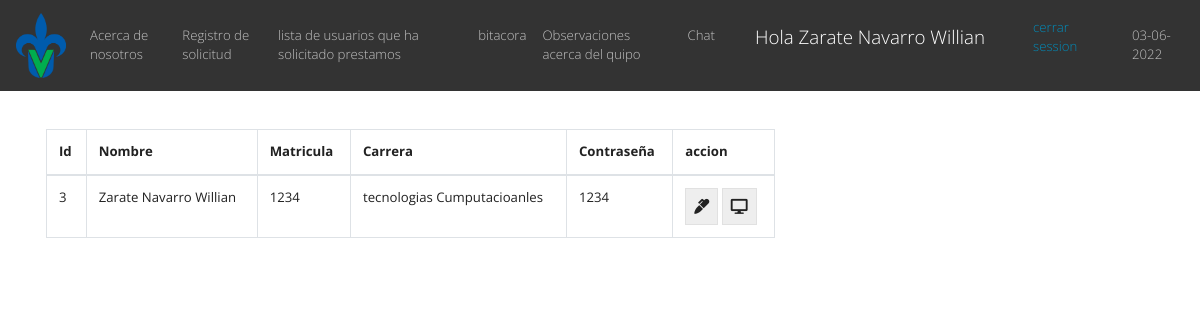
/estudiante.php (signed in), run on the app's committed database.
### tables this page shows
CREATE TABLE `usarios` (
  `id` int(11) NOT NULL AUTO_INCREMENT,
  `nombre` varchar(100) DEFAULT NULL,
  `matricula` varchar(100) DEFAULT NULL,
  `carrera` varchar(100) DEFAULT NULL,
  `id_rol` int(11) DEFAULT NULL,
  `pass` varchar(255) NOT NULL,
  PRIMARY KEY (`id`),
  KEY `fk_id_rol` (`id_rol`),
  CONSTRAINT `fk_id_rol` FOREIGN KEY (`id_rol`) REFERENCES `rol` (`id`)
);

### estudiante.php (the view, shortened to what this page needs)
<?php
include("db.php");
$username = $_SESSION['username'];
if(!isset($username)){
  header("location: login.php");
  }else{?>
<!DOCTYPE html>
<html lang="en">
  <head>
    <link rel="stylesheet" href="https://bootswatch.com/4/yeti/bootstrap.min.css">
    <link rel="stylesheet" href="https://use.fontawesome.com/releases/v5.6.3/css/all.css">
  </head>
  <body>
   <nav class="navbar navbar-expand-sm bg-dark navbar-dark">
  <a class="navbar-brand" >
    <img src="img/uv.png" alt="logo" style="width:50px;">
  </a>
  <ul class="navbar-nav">
    <li class="nav-item">
      <a class="nav-link" href="nosotros.php ">Acerca de nosotros</a>
    </li>
    <li class="nav-item">
      <a class="nav-link" href="Registro.php">Registro de solicitud</a>
    </li>
    <li class="nav-item">
      <a class="nav-link" href="prestamos.php">lista de usuarios que ha solicitado prestamos</a>
    </li>
    <li class="nav-item">
      <a class="nav-link" href="bitacora.php">bitacora</a>
    </li>
    <li class="nav-item">
      <a class="nav-link" href="observaciones.php">Observaciones acerca del quipo</a>
    </li>
    <li class="nav-item">
      <a class="nav-link" href="chat.php">Chat</a>
    </li>
    <li class="nav-item">
      <a class="nav-link" >             </a>
    </li>
     <li class="nav-item">
      <a class="nav-link" >              </a>
    </li>
     <li class="nav-item">
      <a class="navbar-brand"  tanindex="" alt="volver a la pagina principal">  Hola  <?php echo $username;} ?></a>
    </li>
    <li class="nav-item">
      <a class="nav-link" >             </a>
    </li>
     <li class="nav-item">
      <a class="nav-link" >              </a>
    </li>
    <li class="nav-item">
          <?php
                  echo "<a class='nav-item' href='includes/salir.php'  tabindex='' alt='cerrar mi session'>cerrar session </a>";
                ?>
    </li>
    <li class="nav-item">
      <a class="nav-link" >             </a>
    </li>
     <li class="nav-item">
      <a class="nav-link" >              </a>
    </li>
    <li class="nav-item">
      <a class="nav-link" href="#">
        <?php
          echo date("d-");
          echo date("m-");
          echo date("Y");
        ?>
      </a>
    </li>
  </ul>
</nav>
    <br>
    <div class="container p-3" >
    <div class="row">
        <div class="col-md-8">
            <table class="table table-bordered">
                <thead>
                    <tr>
                        <th>Id</th>
                        <th>Nombre</th>
                        <th>Matricula</th>
                        <th>Carrera</th>
                        <th>Contraseña</th>
                        <th>accion</th>
                    </tr>
                </thead>
                <tbody>
                    <?php
                        $sql ="SELECT * FROM usarios where nombre = '$username' ";
                        $consuta= mysqli_query( $conn, $sql );
                        while($row = mysqli_fetch_array($consuta) ){ ?>
                        <tr>
                            <td><?php echo $row['id'] ?></td>
                            <td><?php echo $row['nombre'] ?></td>
                            <td><?php echo $row['matricula'] ?></td>
                            <td><?php echo $row['carrera'] ?></td>
                            <td><?php echo $row['pass'] ?></td>
                            <td>
                               <a tabindex="10" alt="editar usuarios " href="edit_estudiante.php?id=<?php echo $row['id'] ?>" class="btn btn-secondary">
                                   <i class="fas fa-marker"> </i>
                               </a>
                                <a tabindex="11" alt="borrar usuario BE careful" href="prestamo.php?id=<?php echo $row['id'] ?>" class="btn btn-secondary">
                                   <i class="fa fa-desktop"></i>
                               </a>
                            </td>
                        </tr>
                    <?php } ?>
                </tbody>
            </table>
        </div>
    </div>
</div>
<?php include("includes/footer.php") ?>

### data on the page
usarios: id "3", nombre "Zarate Navarro Willian", matricula "1234", carrera "tecnologias Cumputacioanles", pass "1234"

### other printed values
$username "Zarate Navarro Willian"
